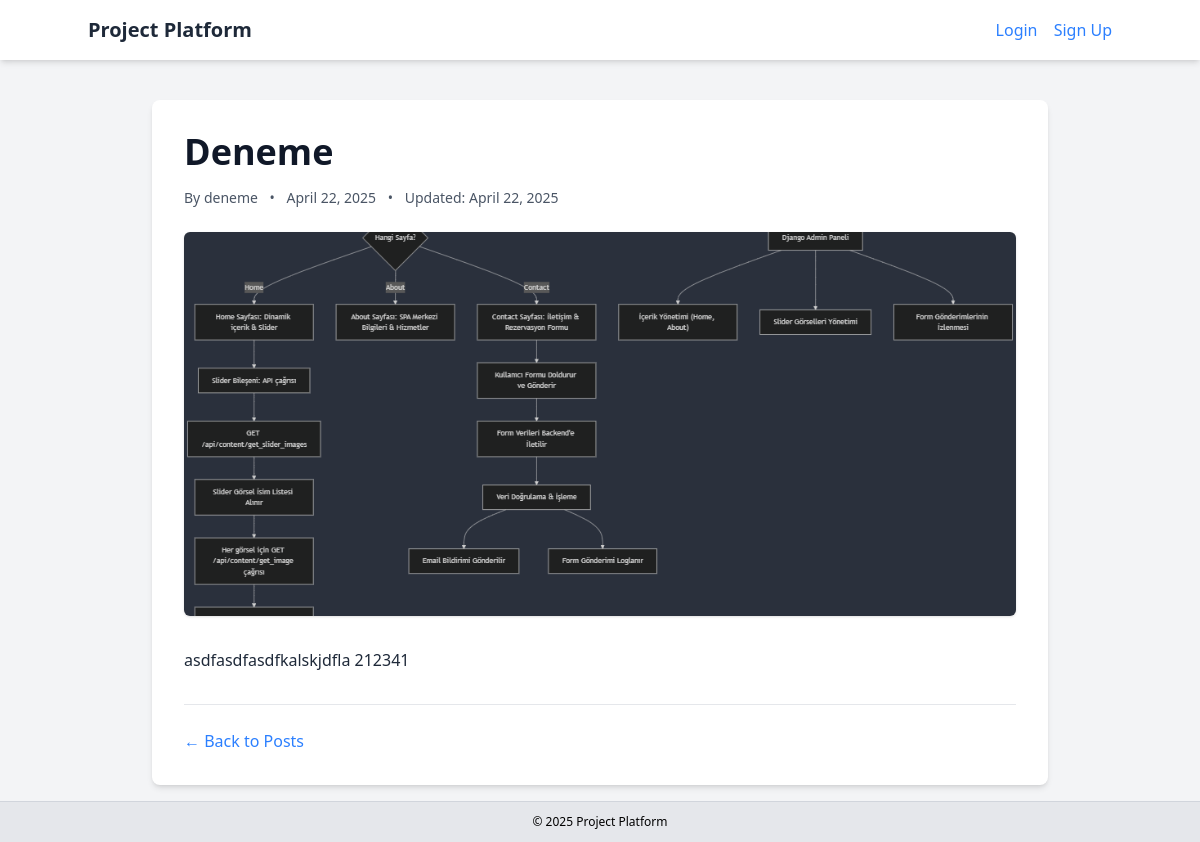
/posts/post/3/, run on the app's committed database.
### posts/models.py (models this page shows, shortened)
class Post(models.Model):
    title = models.CharField(max_length=200)
    content = models.TextField()
    author = models.ForeignKey(settings.AUTH_USER_MODEL, on_delete=models.CASCADE, related_name='posts')
    created_at = models.DateTimeField(auto_now_add=True)
    updated_at = models.DateTimeField(auto_now=True)
    image = models.ImageField(upload_to='post_images/', blank=True, null=True)
    class Meta:
        ordering = ['-created_at'] # Order posts by creation date by default

### users/models.py (models this page shows, shortened)
class CustomUser(AbstractUser):
    is_admin = models.BooleanField(default=False)

### posts/views.py (the view)
# urls.py: path('post/<int:pk>/', PostDetailView.as_view(), name='post_detail'), # Detail view
class PostDetailView(DetailView):
    model = Post
    template_name = 'posts/post_detail.html' # Template to be created later
    context_object_name = 'post'

### templates/posts/post_detail.html (shortened to what this page needs)
{% extends 'base.html' %}
{% block content %}
<div class="container mx-auto px-4">
    <article class="bg-white p-8 rounded-lg shadow-md max-w-4xl mx-auto">
        <h1 class="text-4xl font-bold mb-4 text-gray-900">{{ post.title }}</h1>
        <div class="text-sm text-gray-600 mb-6">
            <span>By {{ post.author.username }}</span>
            <span class="mx-2">&bull;</span>
            <span>{{ post.created_at|date:"F d, Y" }}</span>
            {% if post.updated_at != post.created_at %}
                <span class="mx-2">&bull;</span>
                <span>Updated: {{ post.updated_at|date:"F d, Y" }}</span>
            {% endif %}
        </div>
        {% if post.image %}
            <img src="{{ post.image.url }}" alt="{{ post.title }}" class="w-full h-auto max-h-96 object-cover rounded-md mb-8 shadow">
        {% endif %}
        <div class="prose prose-lg max-w-none text-gray-800">
            {{ post.content|linebreaks }}
        </div>
         <div class="mt-8 pt-6 border-t border-gray-200">
             <a href="{% url 'post_list' %}" class="text-blue-500 hover:text-blue-700">&larr; Back to Posts</a>
         </div>
    </article>
</div>
{% endblock %}

### data on the page
Post: title "Deneme", author.username "deneme", created_at "April 22, 2025", updated_at "April 22, 2025", image (picture), content "asdfasdfasdfkalskjdfla 212341"
